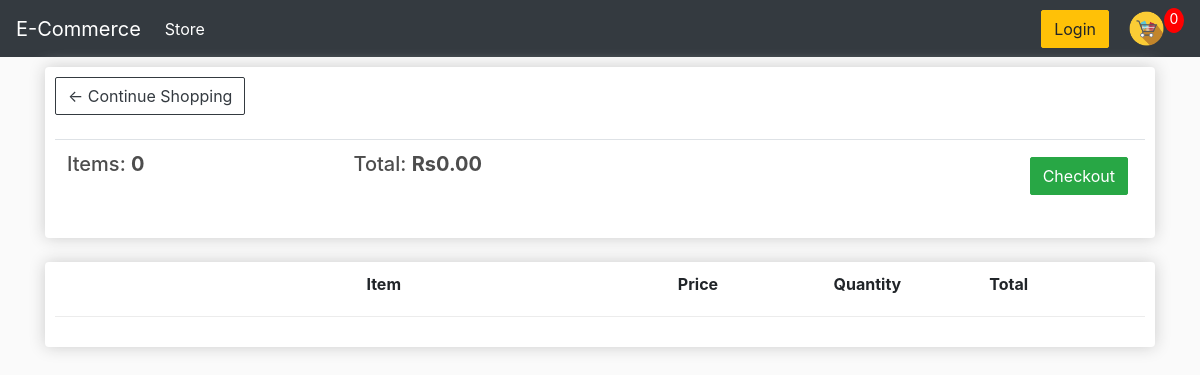
Before: /cart/ (signed in) with the older database file.
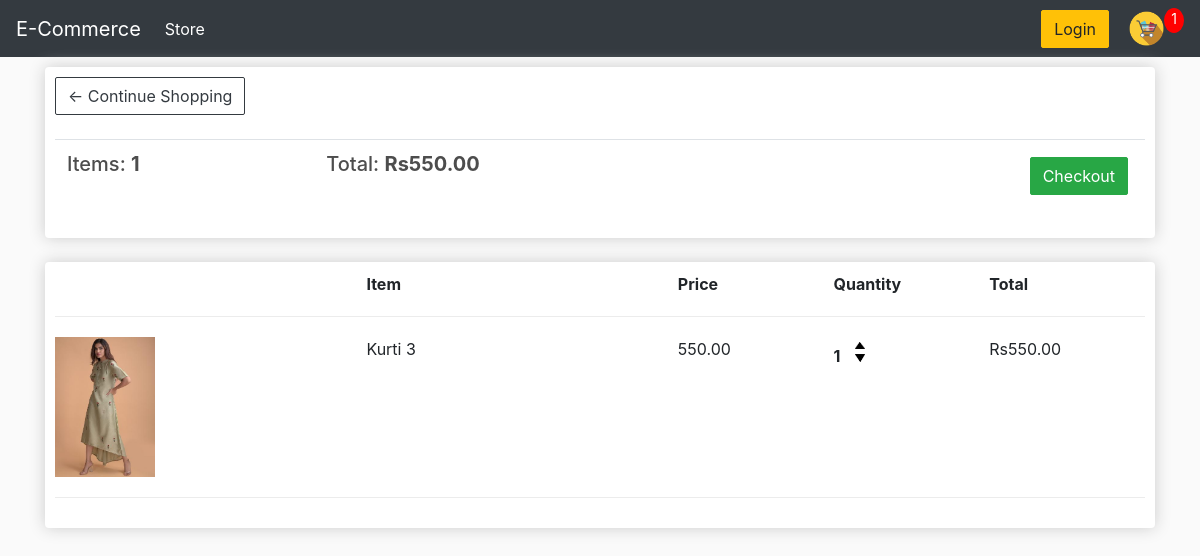
After: the same page with the newer database file.
### store/models.py (models this page shows, shortened)
class Order(models.Model):
    customer = models.ForeignKey(Customer, on_delete=models.SET_NULL, blank=True, null=True)
    date_ordered = models.DateTimeField(auto_now_add=True)
    complete = models.BooleanField(default=False, null=True, blank=False)
    transaction_id = models.CharField(max_length=200, null=True)
    @property
    def get_cart_total(self):
        orderitems = self.orderitem_set.all()
        total = sum([item.get_total for item in orderitems])
        return total
    @property
    def get_cart_items(self):
        orderitems = self.orderitem_set.all()
        total = sum([item.quantity for item in orderitems])
        return total

class OrderItem(models.Model):
    product = models.ForeignKey(Product, on_delete=models.SET_NULL, blank=True, null=True)
    order = models.ForeignKey(Order, on_delete=models.SET_NULL, blank=True, null=True)
    quantity = models.IntegerField(default=0, null=True, blank=True)
    date_added = models.DateTimeField(auto_now_add=True)
    @property
    def get_total(self):
        total = self.product.price*self.quantity
        return total

class Product(models.Model):
    name = models.CharField(max_length=200, null=True)
    price = models.DecimalField(max_digits=7,decimal_places=2)
    digital = models.BooleanField(default=False, null=True, blank=False)
    image = models.ImageField(null=True, blank=True)
    @property
    def imageURL(self):
        try :
            url = self.image.url
        except:
            url = ''
        return url

### store/views.py (the view)
# urls.py: path('cart/', views.cart, name ='cart'),
def cart(request):
    data = cartData(request)
    cartItems = data['cartItems']
    order = data['order']
    items = data['items']
    context = {'items':items,'order':order,'cartItems':cartItems}
    return render (request, 'store/cart.html', context)

### store/utils.py (called while the page is built)
def cartData(request):
    if request.user.is_authenticated:
        customer = request.user.customer
        order, created = Order.objects.get_or_create(customer= customer, complete= False)
        items = order.orderitem_set.all()
        cartItems = order.get_cart_items
    else:
        cookieData = cookieCart(request)
        cartItems = cookieData['cartItems']
        order = cookieData['order']
        items = cookieData['items']
    return {'cartItems':cartItems, 'order':order,'items':items}

### store/templates/store/cart.html
{% extends 'store/Main.html' %}
{% load static %}
{% block content%}
<html>
    <link rel="stylesheet" type="text/css" href="{% static 'css/styles.css' %}">
<body>
    <div class="row">
        <div class="col-lg-12">
            <div class="box-element">
                <a class="btn btn-outline-dark" href="{% url 'store' %}">&#x2190; Continue Shopping</a>
                <br>
                <br>
                <table class="table">
                    <tr>
                        <th><h5>Items: <strong>{{order.get_cart_items}}</strong></h5></th>
                        <th><h5>Total: <strong>Rs{{order.get_cart_total|floatformat:2}}</strong></h5></th>
                        <th>
                            <a style="float: right; margin:5px" class="btn btn-success" href="{% url 'checkout'%}">Checkout</a>
                        </th>
                    </tr>
                </table>
            </div>
            <br>
            <div class="box-element">
                <div class="cart-row">
                    <div style="flex: 2"> </div>
                    <div style="flex: 2"><strong>Item</strong></div>
                    <div style="flex: 1"><strong>Price</strong></div>
                    <div style="flex: 1"><strong>Quantity</strong></div>
                    <div style="flex: 1"><strong>Total</strong></div>
                </div>
                {% for item in items%}
                <div class="cart-row">
                    <div style="flex: 2"><img class="row-image" src="{{item.product.imageURL}}"></div>
                    <div style="flex: 2">{{item.product.name}}</div>
                    <div style="flex: 1">{{item.product.price|floatformat:2}}</div>
                    <div style="flex: 1">
                        <p class="quantity">{{item.quantity}}</p>
                        <div class="quantity">
                            <img data-product="{{item.product.id}}" data-action="add" class="chg-quantity update-cart" src="{% static 'images/arrow-up.png'%}">
                            <img data-product="{{item.product.id}}" data-action="remove" class="chg-quantity update-cart" src="{% static 'images/arrow-down.png'%}">
                       </div>
                    </div>
                    <div style="flex: 1">Rs{{item.get_total|floatformat:2}}</div>
                </div>
                {% endfor %}
            </div>
        </div>
    </div>
</body>
</html>
{% endblock content %}

### store/templates/store/Main.html (shortened to what this page needs)
{% load static %}
<html>
    <head>
        <link rel="stylesheet" href="https://stackpath.bootstrapcdn.com/bootstrap/4.5.0/css/bootstrap.min.css">
        <link rel="stylesheet" type="text/css" href="{% static 'css/styles.css' %}">
      </head>
    <body>
        <nav class="navbar navbar-expand-lg navbar-dark bg-dark">
            <a class="navbar-brand" href="{% url 'store' %}">E-Commerce</a>
            <div class="collapse navbar-collapse" id="navbarSupportedContent">
              <ul class="navbar-nav mr-auto">
                <li class="nav-item active">
                  <a class="nav-link" href="{% url 'store' %}">Store <span class="sr-only">(current)</span></a>
                </li>
              </ul>
              <div class="form-inline my-2 my-lg-0">
                  <a href="#" class="btn btn-warning">Login</a>
                  <a href="{% url 'cart' %}">
                      <img id="cart-icon" src="{% static 'images/cart.png' %}">
                  </a>
                  <p id="cart-total">{{cartItems}}</p>
              </div>
            </div>
          </nav>
        <div class="container">
            {% block content %}
            {% endblock content%}
        </div>
      </body>
</html>

### static/css/styles.css (style rules this page uses)
body { background-color: hsl(0, 0%, 98%); }
h1,h2,h3,h4,h5,h6 { color:hsl(0, 0%, 30%); }
.box-element { box-shadow:hsl(0, 0%, 80%) 0 0 16px; background-color: #fff; border-radius: 4px; padding: 10px; }
.bg-dark { background-color: black; }
#cart-icon { width:35px; display: inline-block; margin-left: 20px; }
#cart-total { display: block; text-align: center; color:#fff; background-color: red; width: 20px; height: 25px; border-radius: 50%; font-size: 14px; }
.col-lg-4, .col-lg-6, .col-lg-8, .col-lg-12 { margin-top: 10px; }
.btn { border-radius: 2px; transition: .25s; align-items: center; justify-content: center; position: relative; }
.row-image { width: 100px; }
.cart-row { display: flex; align-items: flex-stretch; padding-bottom: 20px; margin-bottom: 20px; border-bottom: 1px solid #ececec; }
.quantity { display: inline-block; font-weight: 700; padding-right:10px; }
.chg-quantity { width: 10px; cursor: pointer; display: block; margin-top: 5px; transition: 0.2s; }

Changed rows visible on the page:
no longer on this page (row edited): Order: get_cart_items "0", get_cart_total "0.00"
added Order: get_cart_items "1", get_cart_total "550.00"
added OrderItem: product.imageURL (picture), product.name "Kurti 3", product.price "550.00", quantity "1", get_total "550.00"
Other visible differences:
{{ cartItems }}: "0" → "1"
